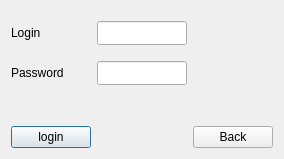
<?xml version="1.0" encoding="UTF-8"?>
<ui version="4.0">
 <class>AuthorizationWindow</class>
 <widget class="QDialog" name="AuthorizationWindow">
  <property name="geometry">
   <rect>
    <x>0</x>
    <y>0</y>
    <width>252</width>
    <height>159</height>
   </rect>
  </property>
  <property name="windowTitle">
   <string>Dialog</string>
  </property>
  <layout class="QGridLayout" name="gridLayout">
   <item row="5" column="0">
    <widget class="QLabel" name="label_2">
     <property name="layoutDirection">
      <enum>Qt::RightToLeft</enum>
     </property>
     <property name="text">
      <string>Password</string>
     </property>
    </widget>
   </item>
   <item row="7" column="0">
    <widget class="QPushButton" name="btn_login">
     <property name="maximumSize">
      <size>
       <width>100</width>
       <height>16777215</height>
      </size>
     </property>
     <property name="text">
      <string>login</string>
     </property>
    </widget>
   </item>
   <item row="3" column="7">
    <spacer name="horizontalSpacer_2">
     <property name="orientation">
      <enum>Qt::Horizontal</enum>
     </property>
     <property name="sizeHint" stdset="0">
      <size>
       <width>40</width>
       <height>20</height>
      </size>
     </property>
    </spacer>
   </item>
   <item row="4" column="3">
    <spacer name="verticalSpacer_3">
     <property name="orientation">
      <enum>Qt::Vertical</enum>
     </property>
     <property name="sizeType">
      <enum>QSizePolicy::Fixed</enum>
     </property>
     <property name="sizeHint" stdset="0">
      <size>
       <width>20</width>
       <height>10</height>
      </size>
     </property>
    </spacer>
   </item>
   <item row="7" column="1" colspan="6">
    <spacer name="horizontalSpacer">
     <property name="orientation">
      <enum>Qt::Horizontal</enum>
     </property>
     <property name="sizeHint" stdset="0">
      <size>
       <width>20</width>
       <height>20</height>
      </size>
     </property>
    </spacer>
   </item>
   <item row="6" column="3">
    <spacer name="verticalSpacer">
     <property name="orientation">
      <enum>Qt::Vertical</enum>
     </property>
     <property name="sizeHint" stdset="0">
      <size>
       <width>20</width>
       <height>40</height>
      </size>
     </property>
    </spacer>
   </item>
   <item row="7" column="7">
    <widget class="QPushButton" name="btn_back">
     <property name="text">
      <string>Back</string>
     </property>
    </widget>
   </item>
   <item row="0" column="3">
    <spacer name="verticalSpacer_2">
     <property name="orientation">
      <enum>Qt::Vertical</enum>
     </property>
     <property name="sizeType">
      <enum>QSizePolicy::Fixed</enum>
     </property>
     <property name="sizeHint" stdset="0">
      <size>
       <width>20</width>
       <height>10</height>
      </size>
     </property>
    </spacer>
   </item>
   <item row="3" column="0">
    <widget class="QLabel" name="label">
     <property name="layoutDirection">
      <enum>Qt::RightToLeft</enum>
     </property>
     <property name="text">
      <string>Login</string>
     </property>
    </widget>
   </item>
   <item row="5" column="1" colspan="6">
    <widget class="QLineEdit" name="le_password">
     <property name="minimumSize">
      <size>
       <width>90</width>
       <height>24</height>
      </size>
     </property>
    </widget>
   </item>
   <item row="3" column="1" colspan="6">
    <widget class="QLineEdit" name="le_login">
     <property name="minimumSize">
      <size>
       <width>90</width>
       <height>24</height>
      </size>
     </property>
    </widget>
   </item>
   <item row="5" column="7">
    <spacer name="horizontalSpacer_3">
     <property name="orientation">
      <enum>Qt::Horizontal</enum>
     </property>
     <property name="sizeHint" stdset="0">
      <size>
       <width>40</width>
       <height>20</height>
      </size>
     </property>
    </spacer>
   </item>
  </layout>
 </widget>
 <resources/>
 <connections/>
</ui>
